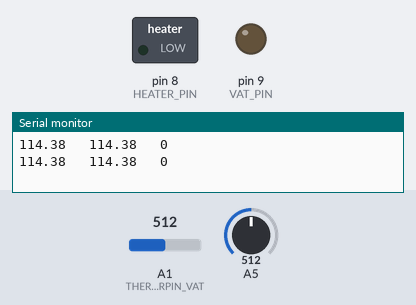
Bench run of a sketch on a simulated Arduino Uno, built with avr-gcc and run on an emulated ATmega328P. Shown: switched loads named in the sketch (green lamp = pin HIGH), output pins drawn as LEDs (lit = HIGH), the last lines printed to the serial monitor. Inputs (shaded band) come from the test bench; at power-on: A5 = 512, A1 (THERMISTORPIN_VAT) = 512.

Above: at 1.8 s.
1.9 s: A5 set to 900
At 2.8 s:
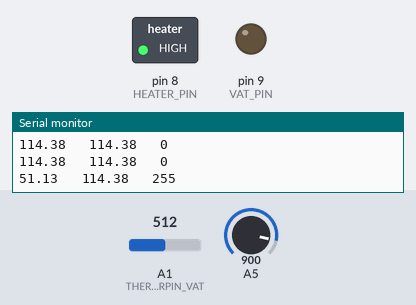
4.5 s: A1 (THERMISTORPIN_VAT) set to 0
At 5.4 s:
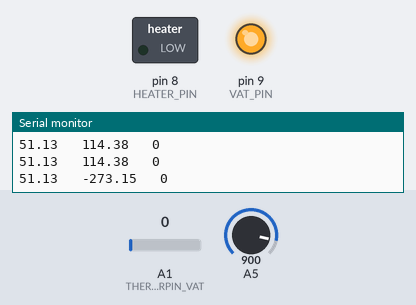
6.5 s: A5 set to 1023
At 8.1 s:
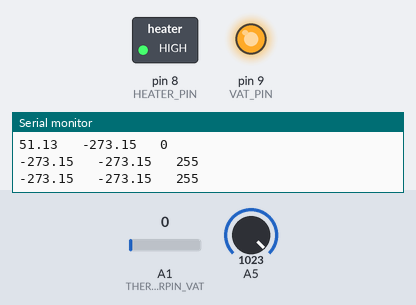
8.5 s: A5 set to 716
At 9.6 s:
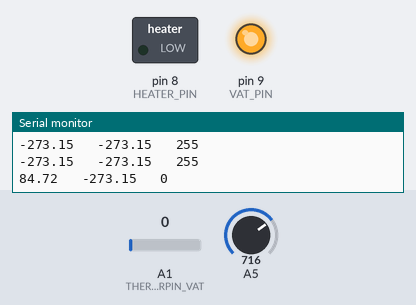
10.5 s: A5 set to 0
At 12.3 s:
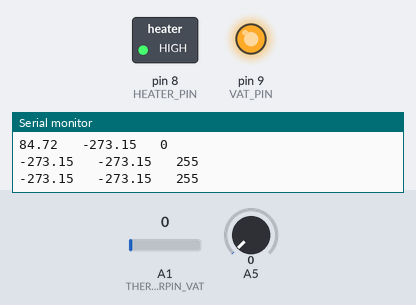
Timing chart, 0 to 13.5 s (numbered marks = the images above; inputs shaded):
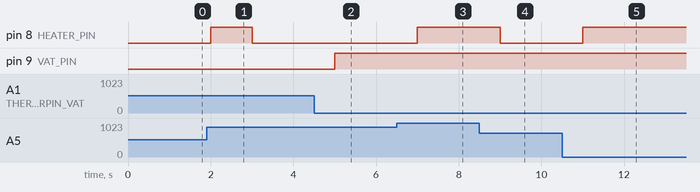

Measured:
- after the input at 1.9 s, pin 8 (HEATER_PIN): LOW → HIGH after 0.10 s, → LOW 1.0 s later
- after the input at 4.5 s, pin 9 (VAT_PIN): LOW → HIGH after 0.50 s
- after the input at 6.5 s, pin 8 (HEATER_PIN): LOW → HIGH after 0.50 s
- after the input at 8.5 s, pin 8 (HEATER_PIN): HIGH → LOW after 0.50 s
- after the input at 10.5 s, pin 8 (HEATER_PIN): LOW → HIGH after 0.50 s

The sketch:

heater_control.ino
```cpp
// thermistor pins
#define THERMISTORPIN 13
#define THERMISTORPIN_VAT 15
// resistance at 25 degrees C
#define THERMISTORNOMINAL 100000
// temp. for nominal resistance (almost always 25 C)
#define TEMPERATURENOMINAL 25
// how many samples to take and average, more takes longer
// but is more 'smooth'
#define NUMSAMPLES 5
// The beta coefficient of the thermistor (usually 3000-4000)
#define BCOEFFICIENT 3950
// the value of the 'other' resistor
#define SERIESRESISTOR 4700
//heater pins
#define HEATER_PIN 8
#define VAT_PIN 9

//super important temp stuff
#define TARGET_TEMP 45
#define TARGET_TEMP_VAT 45

//Variables
int samples[NUMSAMPLES];
float PID_error = 0;
float previous_error = 0;
float elapsedTime, Time, timePrev;
int PID_value = 0;

//PID constants
#define kp 30
#define ki 1.8
#define kd 18
int PID_p = 0;
int PID_i = 0;
int PID_d = 0;

void setup(void) {
    pinMode(HEATER_PIN , OUTPUT);
    pinMode(VAT_PIN , OUTPUT);
    pinMode(THERMISTORPIN, INPUT);
    pinMode(THERMISTORPIN_VAT, INPUT);

  cli();//stop interrupts
  //set timer1 interrupt at FREQUENCY (Hz)
  TCCR1A = 0;// set entire TCCR1A register to 0
  TCCR1B = 0;// same for TCCR1B
  TCNT1  = 0;//initialize counter value to 0
  // set compare match register for 1hz increments
  OCR1A = 15624;//(16*10^6) / (FREQUENCY*1024) - 1; //(must be <65536) 15624;
  TCCR1B |= (1 << WGM12);// turn on CTC mode
  TCCR1B |= (1 << CS12) | (1 << CS10);// Set CS10 and CS12 bits for 1024 prescaler
  TIMSK1 |= (1 << OCIE1A);// enable timer compare interrupt


  Serial.begin(9600);
  analogReference(DEFAULT);
  sei();//allow interrupts
  Time = millis();
}

double temp(int pin) {
  uint8_t i;
  float T;

  T = analogRead(pin);

  // convert the value to resistance
  T = 1023/T - 1;
  T = SERIESRESISTOR / T;

  float steinhart;
  steinhart = T / THERMISTORNOMINAL;     // (R/Ro)
  steinhart = log(steinhart);                  // ln(R/Ro)
  steinhart /= BCOEFFICIENT;                   // 1/B * ln(R/Ro)
  steinhart += 1.0 / (TEMPERATURENOMINAL + 273.15); // + (1/To)
  steinhart = 1.0 / steinhart;                 // Invert
  steinhart -= 273.15;                         // convert absolute temp to C

  return steinhart;
}

//Interupt Routine for temp control
ISR(TIMER1_COMPA_vect){
  float extruder_temp;
  float vat_temp;
  extruder_temp = temp(THERMISTORPIN);
  vat_temp = temp(THERMISTORPIN_VAT);
  Serial.print(extruder_temp);
  Serial.print("   ");
  Serial.print(vat_temp);

  //error between setpoint and actual
  PID_error = TARGET_TEMP - extruder_temp;
  //Calculate the P value
  PID_p = kp * PID_error;
  //Calculate the I value in a range on +-3
  if((PID_error >= -4)&&(PID_error <= 4))
  {
    PID_i = PID_i + (ki * PID_error);
  }
  else {
    PID_i = 0;
  }

  timePrev = Time;
  Time = millis();

  elapsedTime = (Time - timePrev) / 1000;
  //calculate the D calue
  PID_d = kd*((PID_error - previous_error)/elapsedTime);
  //Final total PID value
  PID_value = 1*(PID_p + PID_i + PID_d);

  if(PID_value < 0){
    PID_value = 0;
    }
  if(PID_value > 255){
    PID_value = 255;
    }

  Serial.print("   ");
  Serial.println(PID_value);

  //Write to heater
  analogWrite(HEATER_PIN,PID_value);
  previous_error = PID_error;

  //simple bang-bang vat control
  if (vat_temp <= TARGET_TEMP_VAT){
    digitalWrite(VAT_PIN, HIGH);
  }
  else{
    digitalWrite(VAT_PIN, LOW);
  }
  }


void loop(void) {

  delay(200);//this part doesnt matter
}
```
